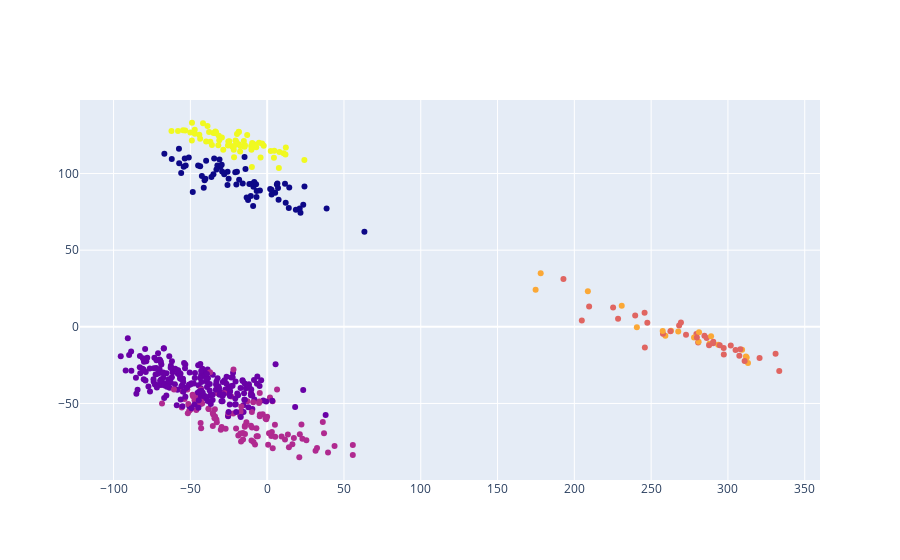

Source (notebook cell):
### Code cell
fig = go.Figure()
fig.add_traces(
    go.Scatter(
        x=X_redux[:,0],
       y=X_redux[:,1],
       mode="markers",
       marker = {
           "color":kmeans.labels_
       }
    )
)
fig.show()

### Figure 1 — Plotly figure (JSON) as saved in the notebook; plotly's stock layout.template omitted (floating-point values rounded to 4 significant figures; data arrays with more than 128 entries replaced by an {"elided": "..."} marker saying what was removed)
{"data": [{"marker": {"color": {"elided": "511 int values"}}, "mode": "markers", "type": "scatter", "x": {"elided": "511 float values"}, "y": {"elided": "511 float values"}}], "layout": {}}
